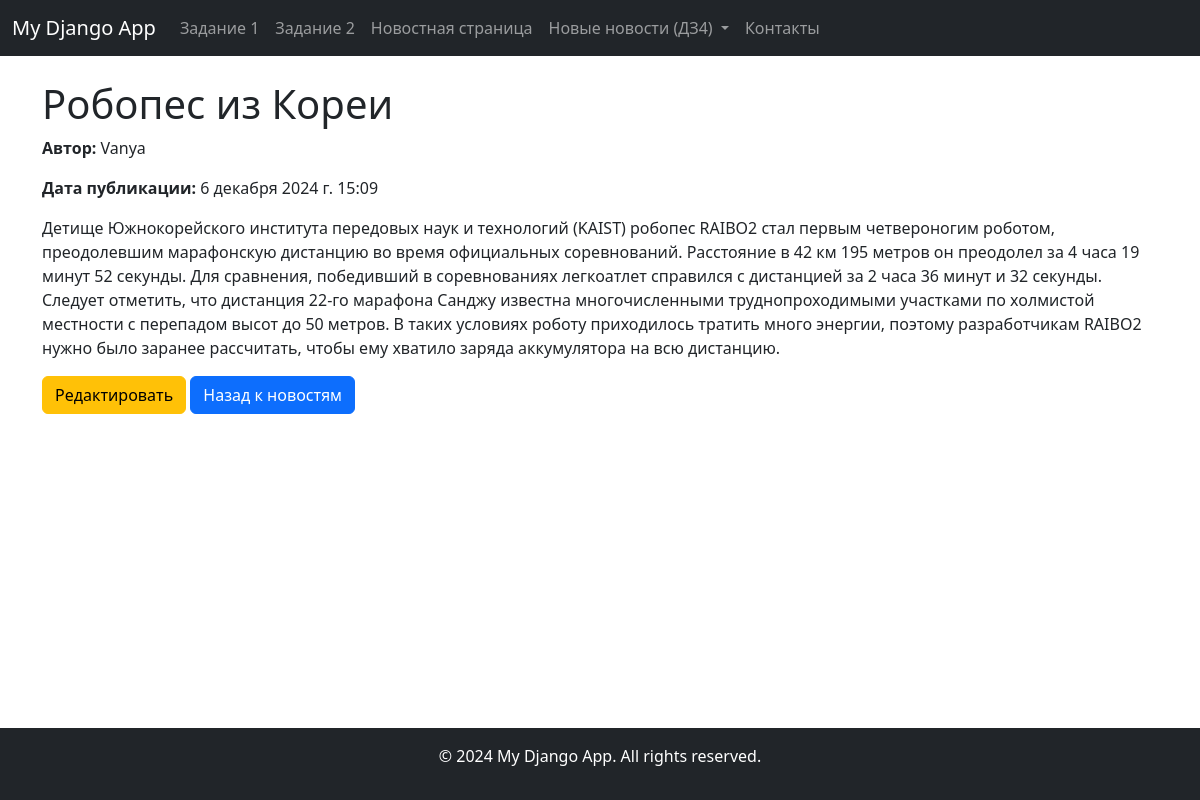
/newnews/news/1/, run on the app's committed database.
### newnews/models.py (models this page shows, shortened)
class Lows_post(models.Model):
    title = models.CharField('Название новости', max_length=50)
    short_description = models.CharField('Краткое описание новости', max_length=200)
    text = models.TextField('Новость')
    pub_date = models.DateTimeField('Дата публикации', auto_now_add=True)  # Автоматически заполняется текущей датой
    user = models.ForeignKey(User, on_delete=models.CASCADE, verbose_name='Автор новости', related_name='news_posts')
    class Meta:
        verbose_name = 'Новость'
        verbose_name_plural = 'Новости'

### newnews/views.py (the view)
# urls.py: path('news/<int:news_id>/', views.view_news, name='view_news'),  # Страница для просмотра полной новости
def view_news(request, news_id):
    news = get_object_or_404(Lows_post, pk=news_id)  # Получаем новость по ID
    return render(request, 'newnews/view_post.html', {'news': news})

### newnews/templates/newnews/view_post.html (shortened to what this page needs)
{% extends 'allapp/layoute.html' %}
{% block content %}
<h1>{{ news.title }}</h1>
<p><strong>Автор:</strong> {{ news.user }}</p>
<p><strong>Дата публикации:</strong> {{ news.pub_date }}</p>
<p>{{ news.text }}</p>
<a href="{% url 'newnews:edit_news' news.id %}" class="btn btn-warning">Редактировать</a>
<a href="{% url 'newnews:news_home' %}" class="btn btn-primary">Назад к новостям</a>
{% endblock %}

### data on the page
Lows_post: title "Робопес из Кореи", user "Vanya", pub_date "6 декабря 2024 г. 15:09", text "Детище Южнокорейского института передовых наук и технологий (KAIST) робопес RAIBO2 стал первым четвероногим роботом, преодолевшим марафонскую дистанцию во время официальных соревнований. Расстояние в 42 км 195 метров он преодолел за 4 часа 19 минут 52 секунды. Для сравнения, победивший в соревнованиях легкоатлет справился с дистанцией за 2 часа 36 минут и 32 секунды. Следует отметить, что дистанция 22-го марафона Санджу известна многочисленными труднопроходимыми участками по холмистой местности с перепадом высот до 50 метров. В таких условиях роботу приходилось тратить много энергии, поэтому разработчикам RAIBO2 нужно было заранее рассчитать, чтобы ему хватило заряда аккумулятора на всю…"
